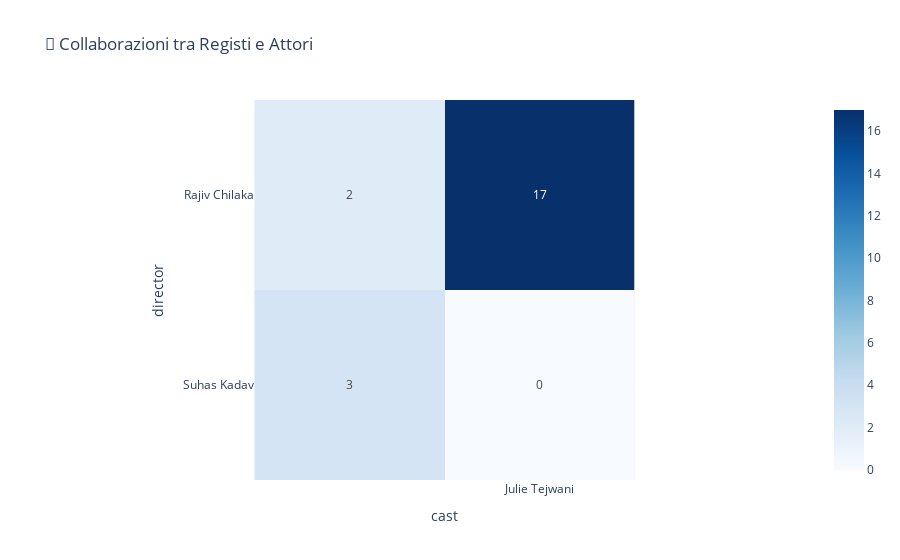

Source (notebook cell):
### Code cell
# Top 5 registi e attori
top5_directors = director_counts.head(5)['director'].tolist()

# Filtra titoli con entrambi
collab_df = df[df['director'].isin(top5_directors) & (df['cast'].notna())]

# Esplodi cast
collab_df['cast'] = collab_df['cast'].str.split(', ')
collab_df = collab_df.explode('cast')

# Filtra attori top 5
collab_df = collab_df[collab_df['cast'].isin(top5_actors)]

# Conta collaborazioni
collab_counts = collab_df.groupby(['director', 'cast']).size().reset_index(name='count')

# Heatmap
fig = px.imshow(collab_counts.pivot(index='director', columns='cast', values='count').fillna(0),
                text_auto=True, color_continuous_scale='Blues',
                title='🤝 Collaborazioni tra Registi e Attori')
fig.show()

### Figure 1 — Plotly figure (JSON) as saved in the notebook; plotly's stock layout.template omitted (floating-point values rounded to 4 significant figures)
{"data": [{"coloraxis": "coloraxis", "hovertemplate": "cast: %{x}<br>director: %{y}<br>color: %{z}<extra></extra>", "name": "0", "texttemplate": "%{z}", "type": "heatmap", "x": ["", "Julie Tejwani"], "xaxis": "x", "y": ["Rajiv Chilaka", "Suhas Kadav"], "yaxis": "y", "z": [[2, 17], [3, 0]]}], "layout": {"coloraxis": {"colorscale": [[0, "rgb(247,251,255)"], [0.125, "rgb(222,235,247)"], [0.25, "rgb(198,219,239)"], [0.375, "rgb(158,202,225)"], [0.5, "rgb(107,174,214)"], [0.625, "rgb(66,146,198)"], [0.75, "rgb(33,113,181)"], [0.875, "rgb(8,81,156)"], [1, "rgb(8,48,107)"]]}, "title": {"text": "🤝 Collaborazioni tra Registi e Attori"}, "xaxis": {"anchor": "y", "constrain": "domain", "domain": [0, 1], "scaleanchor": "y", "title": {"text": "cast"}}, "yaxis": {"anchor": "x", "autorange": "reversed", "constrain": "domain", "domain": [0, 1], "title": {"text": "director"}}}}
